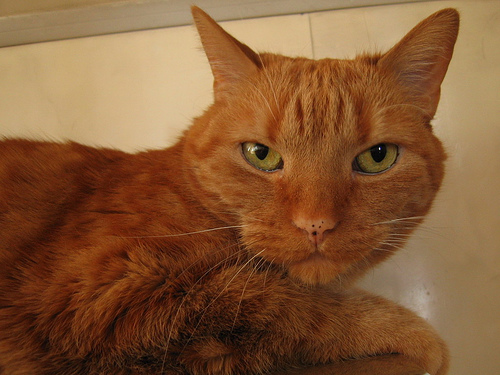
#> input picture data_1/birds/00000805_023.jpg, 500 x 375 px, found by its file name; its folder holds 4 pictures in this run
$ jupyter execute --allow-errors Logistic_Regression.ipynb   (shell and % lines are left out)
#> lines starting #> are read from the running program, lines starting #| are printed output that depends on the picture
<h2>Part 0: Introduction </h2>

In this tutorial, you will learn how to build a neural network for image classification using Logistic Regression from scratch

[cell 1]
import os

import matplotlib.pyplot as plt
import numpy as np
from PIL import Image
import re

<h2> Part 1: Data Preprocess </h2>

Create a folder with the following folders.
<br>
<br>
birds: contains images of the birds
<br>
other_images: contains a mix of random images
<br>
train_set: contains the images that will be used for training
<br>
test_set: contains the images that will be used to test the training model

<p> Objective <p>
<li> Load the Dataset </li>
<li> Visualize the Dataset </li>
<li> Get a general understanding of the dataset </li>
<li> Flatten and Reshape </li>
<li> Standarize the Data </li>

<p> Step 1: Load the Dataset <p>

[cell 2]
def renamed_files(path, label):
    """
    Rename files so they can contain "bird", this will be used to create the labels

    Arguments:
    path -- path where images are located that will be renamed
    label -- the label the images will be get

    Output:
    files will be renamed in the same folder
    """
    i = 0

    for filename in os.listdir(path):
        try:
            f, extension = os.path.splitext(path+filename)
            src = path+filename
            dst = path+label+str(i)+extension
            os.rename(src, dst)
            i += 1

        except Exception as e:
            print(e)
            i += 1


path = "C://Users//Maged Helmy//Desktop//youTube//data_1//Test_Set//"
label = "bird"

#> (the rest of this cell did not finish here and is left out)

[cell 3]
def resize_images(src_path, dst_path):
    """
    # Resize images to 64 by 64 to speed up training process


    Arguments:
    src_path -- path where images are located that will be resized
    dst_path -- new path where images are reized will be resized

    Output:
    images will be resized and save to dst_path provided
    """

    for filename in os.listdir(src_path):

        try:
            img = Image.open(src_path+filename)
#> img is the input picture: PIL image 500x375 RGB; mean R, G, B 132.5, 88.8, 53.6
            new_img = img.resize((64, 64))
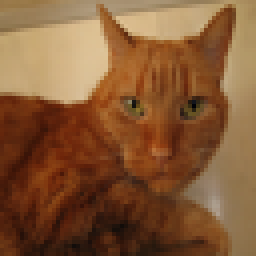
#> new_img: PIL image 64x64 RGB (shown 4 times larger); mean R, G, B 132.5, 88.8, 53.6

            if not os.path.exists(dst_path):
                os.makedirs(dst_path)

            new_img.save(dst_path+filename)
            print('Resized and saved {} successfully.'.format(filename))

        except Exception as e:
            print(e)
            continue
#> pass 2 of the loop in resize_images, `for filename in os.listdir(src_path):`:
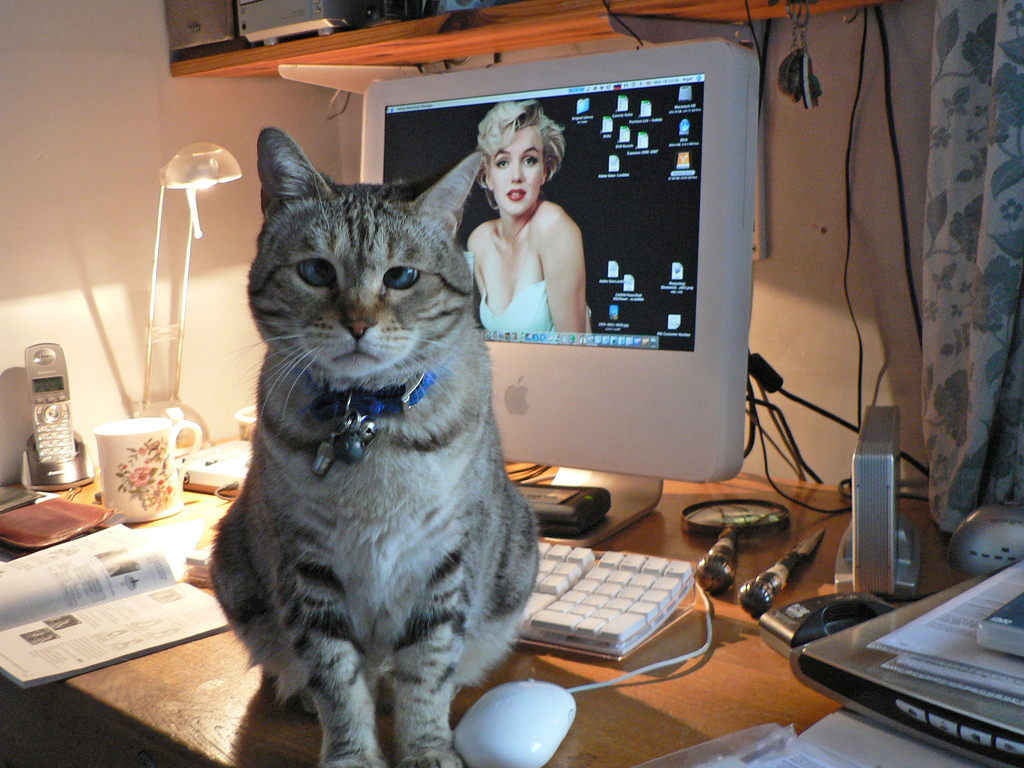
#> input picture data_1/birds/00000807_018.jpg, 1024 x 768 px, found by its file name
#> in resize_images, img is the input picture: PIL image 1024x768 RGB; mean R, G, B 125.4, 111.9, 102.1
#> in resize_images, `new_img = img.resize((64, 64))`:
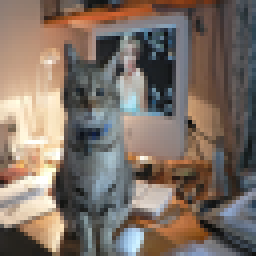
#> new_img: PIL image 64x64 RGB (shown 4 times larger); mean R, G, B 125.4, 111.8, 102
#> pass 3 of the loop in resize_images, `for filename in os.listdir(src_path):`:
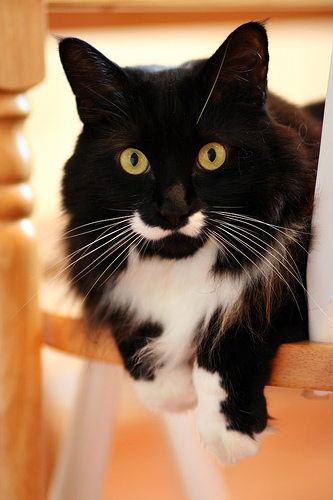
#> input picture data_1/birds/00000808_009.jpg, 333 x 500 px, found by its file name
#> in resize_images, img is the input picture: PIL image 333x500 RGB; mean R, G, B 146, 111.6, 83.4
#> in resize_images, `new_img = img.resize((64, 64))`:
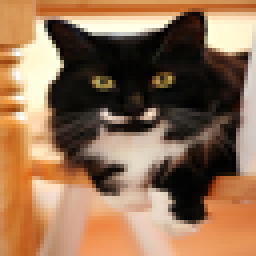
#> new_img: PIL image 64x64 RGB (shown 4 times larger); mean R, G, B 145.9, 111.5, 83.4
#> the loop made 4 passes; the first 3 are shown


src_path = "C://Users//Maged Helmy//Desktop//youTube//data_1//birds//"
dst_path = "C://Users//Maged Helmy//Desktop//youTube//data_1//training_set//"

resize_images(src_path, dst_path)
